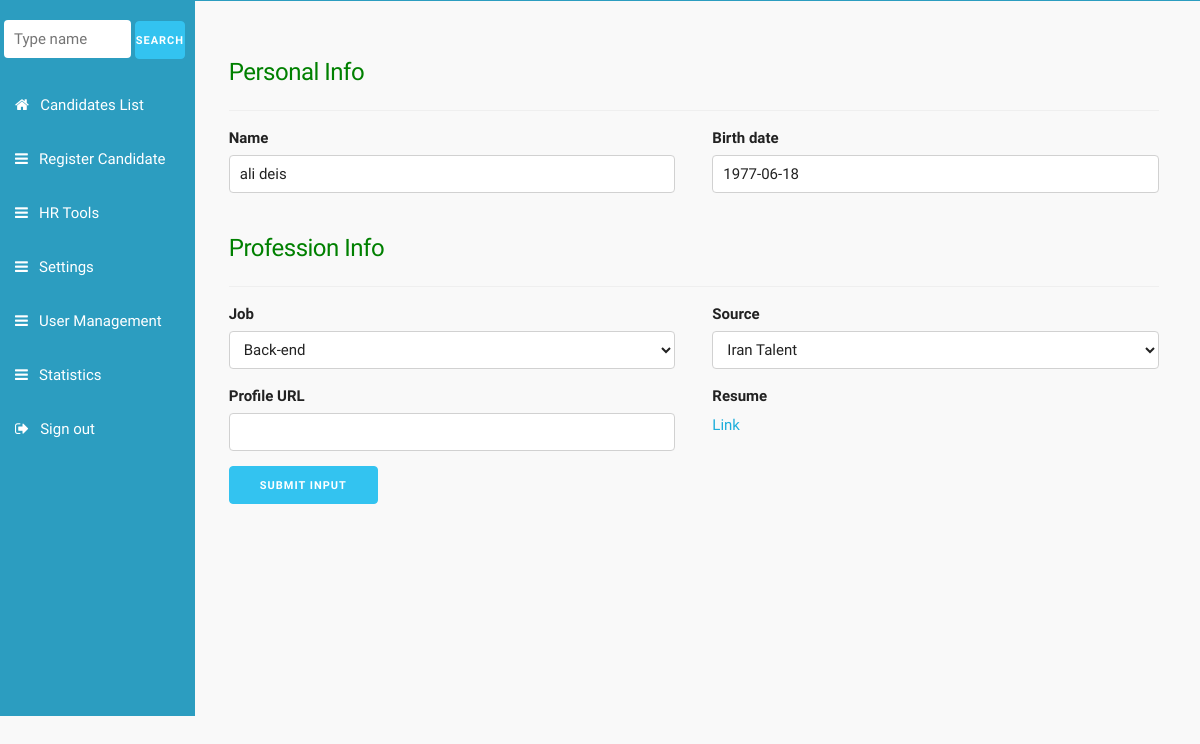
The app's page /edit-candidate.php?id=12 (signed in) with its own data.
### tables this page shows
CREATE TABLE IF NOT EXISTS `candidates` (
`id` int(11) NOT NULL,
  `name` varchar(255) NOT NULL,
  `birth_date` date NOT NULL,
  `job` int(11) NOT NULL,
  `source` int(11) NOT NULL,
  `resume_path` text NOT NULL,
  `profile` text NOT NULL,
  `create_date` datetime NOT NULL,
  `status_id` int(11) NOT NULL DEFAULT '1'
);

CREATE TABLE IF NOT EXISTS `jobs` (
  `description` varchar(255) NOT NULL,
`id` int(11) NOT NULL
);

CREATE TABLE IF NOT EXISTS `sources` (
`id` int(11) NOT NULL,
  `description` varchar(255) NOT NULL
);

### lib/functions.php (called while the page is built, shortened)
<?php
function job_list(){
    Global $link;
    $result = $link->query("SELECT  * FROM  `jobs`");
    while ($row = $result->fetch_assoc()) {
        $jobs[]= $row;
    }
    return $jobs;
}
function source_list(){
    Global $link;
    $result = $link->query("SELECT  * FROM  `sources`");
    while ($row = $result->fetch_assoc()) {
        $jobs[]= $row;
    }
    return $jobs;
}
function get_candidate($id){
    Global $link;
    $result = $link->query("SELECT * FROM `candidates` where `id` = '$id'");
    $row = $result->fetch_assoc();
    return $row;
}

### edit-candidate.php (the view, shortened to what this page needs)
<?php
require_once('lib/functions.php');
$candidate_profile=get_candidate($_GET['id']);
?>
<?php
require_once("menu.php");
?>
<form method="post" enctype="multipart/form-data">
    <div class="u-full-width separator">
        <h5>Personal Info</h5>
    </div>
    <div class="row">
        <div class="six columns">
            <label for="name">Name</label>
            <input name="name" id="name" class="u-full-width" value="<?php echo $candidate_profile['name']; ?>" type="text">
        </div>
        <div class="six columns">
            <label for="birth_date">Birth date</label>
            <input name="birth_date" id="birth_date" class="u-full-width" value="<?php echo $candidate_profile['birth_date']; ?>" type="text">
        </div>
    </div>
    <div class="u-full-width separator">
        <h5>Profession Info</h5>
    </div>
    <div class="row">
        <div class="six columns">
            <label for="job">Job</label>
            <select class="u-full-width" id="job" name="job">
                <?php
                $job_list=job_list();
                for($i=0;$i<count($job_list);$i++){
                    echo '<option value="'.$job_list[$i]['id'].'"';
                    if ($candidate_profile['job'] == $job_list[$i]['id']) echo " selected";
                    echo '>';
                    echo $job_list[$i]['description'].'</option>';
                }
                ?>
            </select>
        </div>
        <div class="six columns">
            <label for="source">Source</label>
            <select class="u-full-width" id="source" name="source">
                <?php
                $source_list=source_list();
                for($i=0;$i<count($source_list);$i++){
                    echo '<option value="'.$source_list[$i]['id'].'"';
                    if ($candidate_profile['source'] == $source_list[$i]['id']) echo " selected";
                    echo '>';
                    echo $source_list[$i]['description'].'</option>';
                }
                ?>
            </select>
        </div>
    </div>
    <div class="row">
        <div class="six columns">
            <label for="profile">Profile URL</label>
            <input name="profile" id="profile" class="u-full-width" value="<?php echo $candidate_profile['profile']; ?>" type="text">
        </div>
        <div class="six columns">
            <label for="resume">Resume</label>
            <a href="<?php echo $candidate_profile['resume_path'] ?>" > Link</a>
        </div>
    </div>
    <div class="row">
        <div class="six columns">
            <input class="button-primary" value="submit input" type="submit" name="submit">
        </div>
    </div>
</form>
</div>
<link href="lib/babakhani/persian-datepicker-0.4.5.min.css" rel="stylesheet" />
</body>
</html>

### css/skeleton.css (style rules this page uses)
.column, .columns { width: 100%; float: left; box-sizing: border-box; }
@media (min-width: 550px) { .column, .columns { margin-left: 4%; } }
@media (min-width: 550px) { .column:first-child, .columns:first-child { margin-left: 0; } }
@media (min-width: 550px) { .six.columns { width: 48%; } }
html { font-size: 62.5%; }
body { font-size: 1.5em; line-height: 1.6; font-weight: 400; font-family: "Raleway", "HelveticaNeue", "Helvetica Neue", Helvetica, Arial, sans-serif; color: #222; }
h1, h2, h3, h4, h5, h6 { margin-top: 0; margin-bottom: 2rem; font-weight: 300; }
h5 { font-size: 1.8rem; line-height: 1.5; letter-spacing: -.05rem; }
@media (min-width: 550px) { h5 { font-size: 2.4rem; } }
a { color: #1EAEDB; }
.button, button, input[type="submit"], input[type="reset"], input[type="button"] { display: inline-block; height: 38px; padding: 0 30px; color: #555; text-align: center; font-size: 11px; font-weight: 600; line-height: 38px; letter-spacing: .1rem; text-transform: uppercase; text-decoration: none; white-space: nowrap; background-color: transparent; border-radius: 4px; border: 1px solid #bbb; cursor: pointer; box-sizing: border-box; }
.button.button-primary, button.button-primary, input[type="submit"].button-primary, input[type="reset"].button-primary, input[type="button"].button-primary { color: #FFF; background-color: #33C3F0; border-color: #33C3F0; }
input[type="email"], input[type="number"], input[type="search"], input[type="text"], input[type="tel"], input[type="url"], input[type="password"], textarea, select { height: 38px; padding: 6px 10px; background-color: #fff; border: 1px solid #D1D1D1; border-radius: 4px; box-shadow: none; box-sizing: border-box; }
input[type="email"], input[type="number"], input[type="search"], input[type="text"], input[type="tel"], input[type="url"], input[type="password"], textarea { -webkit-appearance: none; -moz-appearance: none; appearance: none; }
label, legend { display: block; margin-bottom: .5rem; font-weight: 600; }
input, textarea, select, fieldset { margin-bottom: 1.5rem; }
pre, blockquote, dl, figure, table, p, ul, ol, form { margin-bottom: 2.5rem; }
.u-full-width { width: 100%; box-sizing: border-box; }
.container:after, .row:after, .u-cf { content: ""; display: table; clear: both; }

### css/style.css (style rules this page uses)
body { font-family: 'Palanquin', sans-serif; background: rgb(249, 249, 249) none repeat scroll 0% 0%; border-top: 0.8px solid #2C9DC0; }
a { text-decoration: none; }
.separator { border-bottom: 1px solid #EFEFEF; margin-bottom: 1em; margin-top: 1.5em; color: green; }

### records on screen
candidates: name "ali deis", birth_date "1977-06-18", job "Back-end", source "Iran Talent"
